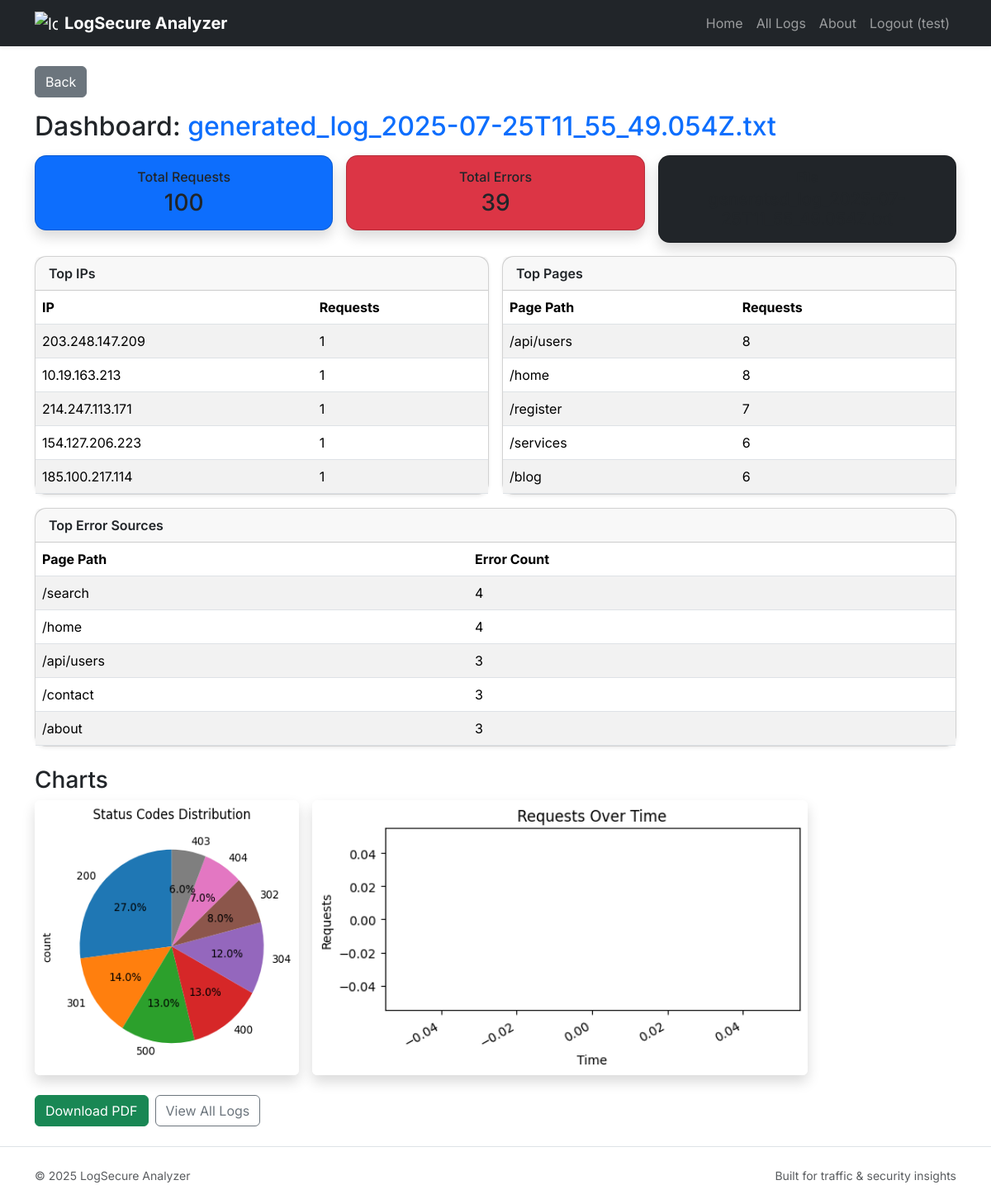
Screenshot of /dashboard/generated_log_2025-07-25T11_55_49.054Z.txt (signed in) with the database file from the repository.
### tables this page shows
CREATE TABLE logs(
        id INTEGER PRIMARY KEY AUTOINCREMENT,
        filename TEXT,
        ip TEXT,
        timestamp TEXT,
        method TEXT,
        path TEXT,
        protocol TEXT,
        status INTEGER,
        size INTEGER,
        referrer TEXT,
        useragent TEXT
    , user_id INTEGER DEFAULT NULL);

### main.py (the view)
@app.route("/dashboard/<filename>")
@login_required
def dashboard(filename):
    user = current_user()
    conn = get_db()
    df = pd.read_sql("SELECT * FROM logs WHERE filename=? AND user_id=?", conn, params=(filename, user["id"]))
    conn.close()
    if df.empty:
        flash("No data in this file")
        return redirect(url_for("index"))
    total_requests = len(df)
    total_errors = len(df[df['status'] >= 400])
    top_ips = df['ip'].value_counts().head(5).to_dict()
    top_pages = df['path'].value_counts().head(5).to_dict()
    top_errors = df[df['status'] >= 400]['path'].value_counts().head(5).to_dict()
    plt.figure(figsize=(4, 4))
    df['status'].value_counts().plot.pie(autopct='%1.1f%%', startangle=90)
    plt.title("Status Codes Distribution")
    pie_path = os.path.join("static", "status_pie.png")
    plt.savefig(pie_path, bbox_inches="tight")
    plt.close()
    df['timestamp_dt'] = pd.to_datetime(df['timestamp'], format="%d/%b/%Y:%H:%M:%S %z", errors='coerce')
    req_over_time = df.groupby(df['timestamp_dt'].dt.floor('H')).size()
    plt.figure(figsize=(6, 3))
    req_over_time.plot.line(marker='o')
    plt.title("Requests Over Time")
    plt.xlabel("Time"); plt.ylabel("Requests")
    line_path = os.path.join("static", "requests_line.png")
    plt.savefig(line_path, bbox_inches="tight")
    plt.close()
    return render_template("dashboard.html", filename=filename,
                           total_requests=total_requests,
                           total_errors=total_errors,
                           top_ips=top_ips,
                           top_pages=top_pages,
                           top_errors=top_errors,
                           pie_path=pie_path,
                           line_path=line_path,
                           user=user)

### main.py (called while the page is built)
def get_db():
    return sqlite3.connect(DB_FILE)

def login_required(fn):
    @wraps(fn)
    def wrapper(*args, **kwargs):
        if "user_id" not in session:
            flash("Please log in to continue.")
            return redirect(url_for("login"))
        return fn(*args, **kwargs)
    return wrapper

def current_user():
    if "user_id" in session:
        return {"id": session["user_id"], "username": session.get("username")}
    return None

### templates/dashboard.html (shortened to what this page needs)
{% extends "base.html" %}
{% block content %}
<a href="{{ url_for('index') }}" class="btn btn-secondary mb-3">Back</a>
<h2 class="mb-3">Dashboard: <span class="text-primary">{{ filename }}</span></h2>
<div class="row text-white mb-3 g-3">
  <div class="col-md-4">
    <div class="card bg-primary p-3 text-center shadow">
      <h6 class="mb-1">Total Requests</h6>
      <h3 class="mb-0">{{ total_requests }}</h3>
    </div>
  </div>
  <div class="col-md-4">
    <div class="card bg-danger p-3 text-center shadow">
      <h6 class="mb-1">Total Errors</h6>
      <h3 class="mb-0">{{ total_errors }}</h3>
    </div>
  </div>
  <div class="col-md-4">
    <div class="card bg-dark p-3 text-center shadow">
      <h6 class="mb-1">File</h6>
      <h5 class="mb-0">{{ filename }}</h5>
    </div>
  </div>
</div>
<div class="row g-3">
  <div class="col-lg-6">
    <div class="card shadow-sm">
      <div class="card-header fw-semibold">Top IPs</div>
      <div class="card-body p-0">
        <table class="table table-striped mb-0">
          <thead><tr><th>IP</th><th>Requests</th></tr></thead>
          <tbody>
          {% for ip,count in top_ips.items() %}
            <tr><td>{{ ip }}</td><td>{{ count }}</td></tr>
          {% endfor %}
          </tbody>
        </table>
      </div>
    </div>
  </div>
  <div class="col-lg-6">
    <div class="card shadow-sm">
      <div class="card-header fw-semibold">Top Pages</div>
      <div class="card-body p-0">
        <table class="table table-striped mb-0">
          <thead><tr><th>Page Path</th><th>Requests</th></tr></thead>
          <tbody>
          {% for path,count in top_pages.items() %}
            <tr><td>{{ path }}</td><td>{{ count }}</td></tr>
          {% endfor %}
          </tbody>
        </table>
      </div>
    </div>
  </div>
  <div class="col-lg-12">
    <div class="card shadow-sm">
      <div class="card-header fw-semibold">Top Error Sources</div>
      <div class="card-body p-0">
        <table class="table table-striped mb-0">
          <thead><tr><th>Page Path</th><th>Error Count</th></tr></thead>
          <tbody>
          {% for path,count in top_errors.items() %}
            <tr><td>{{ path }}</td><td>{{ count }}</td></tr>
          {% endfor %}
          </tbody>
        </table>
      </div>
    </div>
  </div>
</div>
<h3 class="mt-4">Charts</h3>
<div class="d-flex gap-3 flex-wrap">
  <img src="/{{ pie_path }}" width="320" class="rounded shadow">
  <img src="/{{ line_path }}" width="600" class="rounded shadow">
</div>
<div class="mt-4 d-flex gap-2">
  <a href="{{ url_for('download_pdf', filename=filename) }}" class="btn btn-success">Download PDF</a>
  <a href="{{ url_for('all_logs') }}" class="btn btn-outline-secondary">View All Logs</a>
</div>
{% endblock %}

### static/style.css (style rules this page uses)
:root { --hero-bg: #0f172a; }
body { font-family: 'Inter', sans-serif; background:#f6f7fb; }
.bg-body { background:#f6f7fb; }
.card { border-radius: 14px; }

### rows the page displays
logs: ip "203.248.147.209", count "1", path "/services", count "6"
logs: ip "10.19.163.213", count "1"
logs: ip "214.247.113.171", count "1", path "/api/users", count "8"
logs: ip "154.127.206.223", count "1"
logs: ip "185.100.217.114", count "1", path "/api/users", count "3"
logs: path "/home", count "8"
logs: path "/register", count "7"
logs: path "/blog", count "6"
logs: path "/search", count "4"
logs: path "/home", count "4"
logs: path "/contact", count "3"
logs: path "/about", count "3"

### other values shown
{{ user.username }} "test"
{{ filename }} "generated_log_2025-07-25T11_55_49.054Z.txt"
{{ total_requests }} "100"
{{ total_errors }} "39"
{{ 2025 }} "2025"
